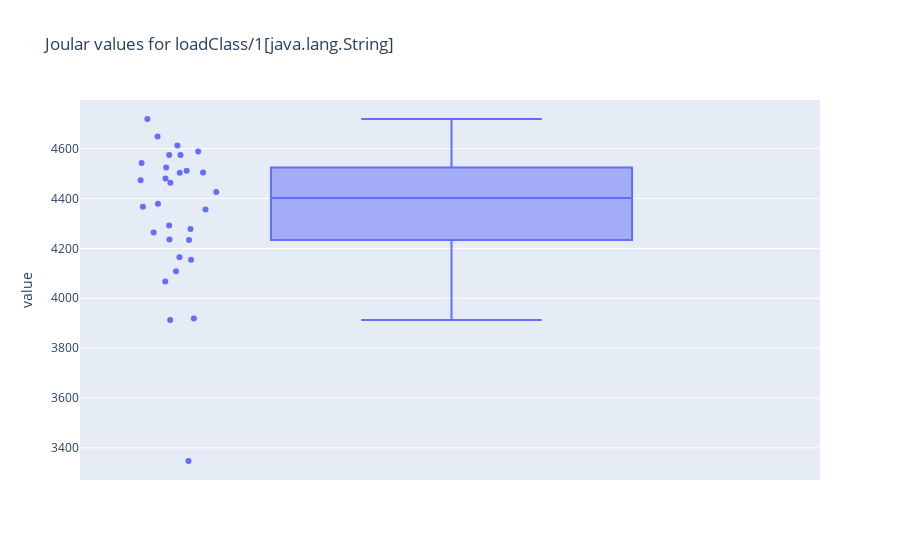
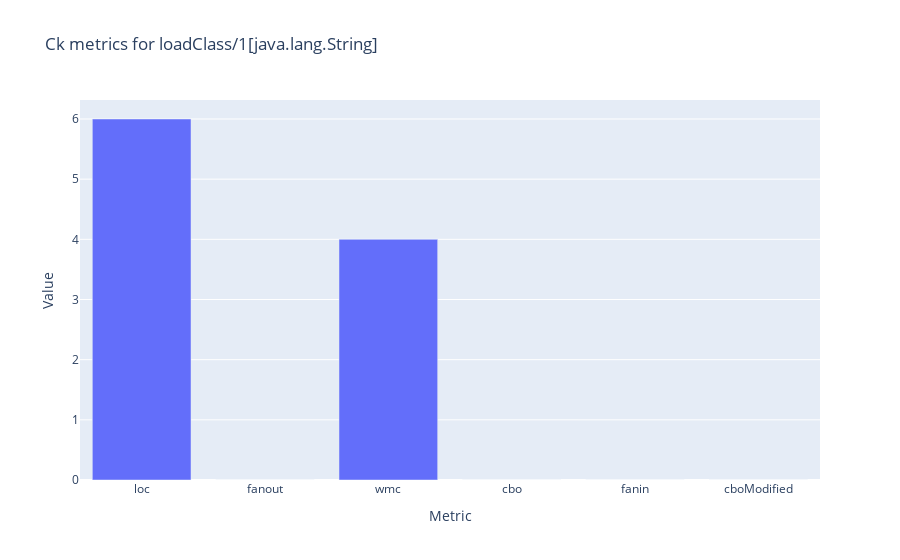

The notebook cell these images were saved under, in order:
### Code cell
createBoxplotAndBarChart("3ed1f1a064a10e53adc2ad8c0b46a4b2c148ee21", "method", "org.springframework.boot.testsupport.classpath.ModifiedClassPathClassLoader", "loadClass/1[java.lang.String]")

### Figure 1 — Plotly figure (JSON) as saved in the notebook; plotly's stock layout.template omitted (floating-point values rounded to 4 significant figures)
{"data": [{"alignmentgroup": "True", "boxpoints": "all", "hovertemplate": "value=%{y}<extra></extra>", "legendgroup": "", "marker": {"color": "#636efa"}, "name": "", "notched": false, "offsetgroup": "", "orientation": "v", "showlegend": false, "type": "box", "x0": " ", "xaxis": "x", "y": [4234.0, 4473.0, 4574.0, 4277.0, 4504.0, 4719.0, 4525.0, 4367.0, 4164.0, 3348.0, 4512.0, 3919.0, 4542.0, 4463.0, 4426.0, 4480.0, 4264.0, 4504.0, 4108.0, 4649.0, 4236.0, 4379.0, 4588.0, 4154.0, 4356.0, 4574.0, 4613.0, 3913.0, 4292.0, 4067.0], "y0": " ", "yaxis": "y"}], "layout": {"boxmode": "group", "legend": {"tracegroupgap": 0}, "title": {"text": "Joular values for loadClass/1[java.lang.String]"}, "xaxis": {"anchor": "y", "domain": [0, 1]}, "yaxis": {"anchor": "x", "domain": [0, 1], "title": {"text": "value"}}}}

### Figure 2 — Plotly figure (JSON) as saved in the notebook; plotly's stock layout.template omitted (floating-point values rounded to 4 significant figures)
{"data": [{"alignmentgroup": "True", "hovertemplate": "Metric=%{x}<br>Value=%{y}<extra></extra>", "legendgroup": "", "marker": {"color": "#636efa", "pattern": {"shape": ""}}, "name": "", "offsetgroup": "", "orientation": "v", "showlegend": false, "textposition": "auto", "type": "bar", "x": ["loc", "fanout", "wmc", "cbo", "fanin", "cboModified"], "xaxis": "x", "y": [6, 0, 4, 0, 0, 0], "yaxis": "y"}], "layout": {"barmode": "relative", "legend": {"tracegroupgap": 0}, "title": {"text": "Ck metrics for loadClass/1[java.lang.String]"}, "xaxis": {"anchor": "y", "domain": [0, 1], "title": {"text": "Metric"}}, "yaxis": {"anchor": "x", "domain": [0, 1], "title": {"text": "Value"}}}}
